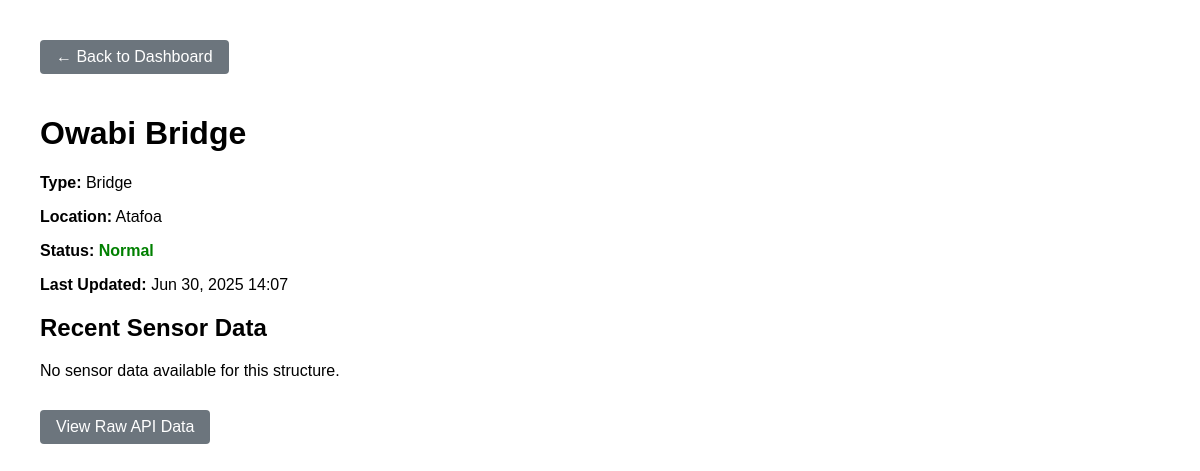
The page /structures/1/ (signed in) on the database its author committed.
### shm/models.py (models this page shows, shortened)
class Structure(models.Model):
    STRUCTURE_TYPES = (
        ('bridge', 'Bridge'),
        ('building', 'Building'),
        ('tunnel', 'Tunnel'),
    )
    name = models.CharField(max_length=200)
    type = models.CharField(max_length=20, choices=STRUCTURE_TYPES)
    description = models.TextField(blank=True)
    location = models.CharField(max_length=200)
    health_status = models.CharField(max_length=20, default='normal')
    created_at = models.DateTimeField(auto_now_add=True)
    updated_at = models.DateTimeField(auto_now=True)
    manager = models.ForeignKey(settings.AUTH_USER_MODEL, on_delete=models.CASCADE, null= True, blank= True)

### shm/views.py (the view)
# urls.py: path('structures/<int:structure_id>/', views.structure_detail, name='structure_detail'),
@login_required
def structure_detail(request, structure_id):
    structure = get_object_or_404(Structure, id=structure_id)
    sensor_data = SensorData.objects.filter(
        structure=structure
    ).order_by('-timestamp')[:50]
    return render(request, 'shm/structure_detail.html', {
        'structure': structure,
        'sensor_data': sensor_data
    })

### shm/templates/shm/structure_detail.html (shortened to what this page needs)
<!DOCTYPE html>
<html>
<head>
</head>
<body>
    <a href="/" class="back-btn">← Back to Dashboard</a>
    <h1>{{ structure.name }}</h1>
    <div>
        <p><strong>Type:</strong> {{ structure.get_type_display }}</p>
        <p><strong>Location:</strong> {{ structure.location }}</p>
        <p><strong>Status:</strong>
            <span class="status-{{ structure.health_status }}">
                {{ structure.health_status|title }}
            </span>
        </p>
        <p><strong>Last Updated:</strong> {{ structure.updated_at|date:"M d, Y H:i" }}</p>
    </div>
    <h2>Recent Sensor Data</h2>
    {% if sensor_data %}
        <ul class="sensor-data-list">
        {% for data in sensor_data %}
            <li class="sensor-data-item">
                <strong>{{ data.timestamp|date:"M d, Y H:i" }}</strong> -
                {{ data.get_sensor_type_display }}:
                <span class="{% if data.is_critical %}critical-reading{% endif %}">
                    {{ data.value|floatformat:3 }}
                </span>
                {% if data.is_critical %}
                    <span class="critical-reading"> (CRITICAL)</span>
                {% endif %}
            </li>
        {% endfor %}
        </ul>
    {% else %}
        <p>No sensor data available for this structure.</p>
    {% endif %}
    <div style="margin-top: 30px;">
        <a href="/api/data/{{ structure.id }}/" class="back-btn" target="_blank">
            View Raw API Data
        </a>
    </div>
</body>
</html>

### shm/templates/shm/structure_detail.html (style rules this page uses)
body { font-family: Arial, sans-serif; margin: 40px; }
.back-btn { display: inline-block; padding: 8px 16px; background: #6c757d; color: white; text-decoration: none; border-radius: 4px; margin-bottom: 20px; }
.status-normal { color: green; font-weight: bold; }

### rows shown on the page
Structure: name "Owabi Bridge", type "Bridge", location "Atafoa", health_status "Normal", updated_at "Jun 30, 2025 14:07"
